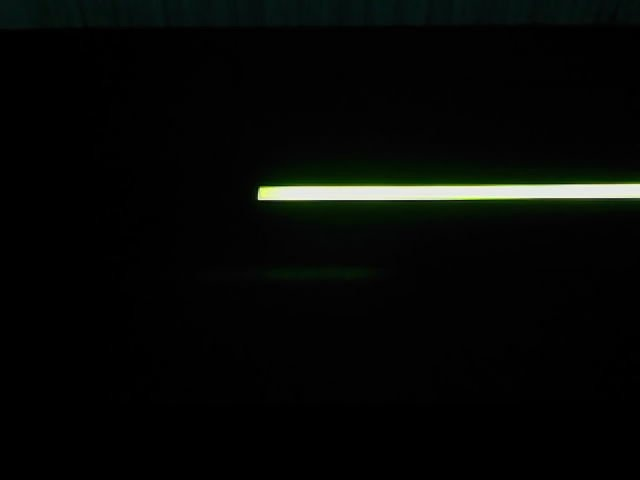
#> input picture data/seed_dataset_v2/seed_0000.jpg, 640 x 480 px; its folder holds only this picture in this run
$ python augment_for_vacuum.py
#> lines starting #> are read from the running program, lines starting #| are printed output that depends on the picture
#!/usr/bin/env python3
"""
数据扩增管道：从开源数据集和现有数据生成高价值的扫地机器人训练库
主要技术：
- 透视变换（模拟低视角）
- 旋转/倾斜
- 亮度/对比度调整
- 添加扫地机器人常见的噪声
"""
import cv2
import numpy as np
from pathlib import Path
import random
from collections import defaultdict
import argparse

class VacuumAugmenter:
    """扫地机器人视角数据增强器"""

    def __init__(self, output_dir):
        self.output_dir = Path(output_dir)
        self.output_dir.mkdir(parents=True, exist_ok=True)
        self.count = 0

    def perspective_transform(self, img, intensity=0.3):
        """
        透视变换：模拟扫地机器人的低仰角视角
        intensity: 0-1, 值越大变换越剧烈
        """
        h, w = img.shape[:2]

        # 原始四个角
        pts1 = np.float32([[0, 0], [w, 0], [w, h], [0, h]])

        # 目标透视（模拟低视角：上面压扁，下面拉宽）
        offset_x = int(w * intensity * 0.2)
        offset_y = int(h * intensity * 0.3)

        pts2 = np.float32([
            [offset_x, offset_y],                    # 左上
            [w - offset_x, offset_y],                # 右上
            [w, h],                                  # 右下
            [0, h]                                   # 左下
        ])

        M = cv2.getPerspectiveTransform(pts1, pts2)
        result = cv2.warpPerspective(img, M, (w, h))
        return result

    def rotate_and_tilt(self, img, angle_range=(-15, 15), tilt_range=(-10, 10)):
        """旋转和倾斜"""
        h, w = img.shape[:2]

        angle = random.uniform(*angle_range)
        center = (w // 2, h // 2)
        M = cv2.getRotationMatrix2D(center, angle, 1.0)
        result = cv2.warpAffine(img, M, (w, h), borderMode=cv2.BORDER_REFLECT)
        return result

    def lighting_adjustment(self, img, brightness_range=(-30, 30), contrast_range=(0.8, 1.2)):
        """亮度和对比度调整（模拟不同照明条件）"""
        brightness = random.uniform(*brightness_range)
        contrast = random.uniform(*contrast_range)

        # 调整对比度和亮度
        result = cv2.convertScaleAbs(img, alpha=contrast, beta=brightness)
        return np.clip(result, 0, 255).astype(np.uint8)

    def add_motion_blur(self, img, kernel_size=(5, 15)):
        """添加运动模糊（模拟移动中的拍摄）"""
        kernel_size = random.choice([5, 7, 9, 11])
        kernel = cv2.getStructuringElement(cv2.MORPH_ELLIPSE, (kernel_size, kernel_size))

        # 创建运动模糊核
        angle = random.uniform(0, 180)
        center = (kernel_size // 2, kernel_size // 2)
        M = cv2.getRotationMatrix2D(center, angle, 1.0)
        blur_kernel = cv2.warpAffine(kernel, M, (kernel_size, kernel_size))
        blur_kernel = blur_kernel / blur_kernel.sum()

        result = cv2.filter2D(img, -1, blur_kernel)
        return result

    def add_gaussian_noise(self, img, noise_level=0.02):
        """添加高斯噪声"""
        noise = np.random.normal(0, noise_level * 255, img.shape)
        result = np.clip(img.astype(float) + noise, 0, 255).astype(np.uint8)
        return result

    def add_sensor_artifacts(self, img):
        """添加传感器伪影（低质量摄像头效果）"""
        h, w = img.shape[:2]

        # 添加条纹噪声
        if random.random() > 0.5:
            stripe_frequency = random.randint(50, 150)
            for i in range(h):
                if i % stripe_frequency < 2:
                    img[i, :] = cv2.addWeighted(img[i, :], 0.9, img[i, :], 0.1, 20)

        # 添加暗角
        kernel_x = cv2.getGaussianKernel(w, w // 3)
        kernel_y = cv2.getGaussianKernel(h, h // 3)
        kernel = kernel_y @ kernel_x.T
        kernel = kernel / kernel.max()

        for c in range(3):
            img[:, :, c] = (img[:, :, c].astype(float) * kernel).astype(np.uint8)

        return img

    def augment_image(self, img, augment_type='full', intensity=0.5):
        """
        执行增强
        augment_type: 'perspective', 'rotate', 'lighting', 'full'
        """
        result = img.copy()

        if augment_type in ('perspective', 'full'):
            result = self.perspective_transform(result, intensity)

        if augment_type in ('rotate', 'full'):
            result = self.rotate_and_tilt(result)

        if augment_type in ('lighting', 'full'):
            result = self.lighting_adjustment(result)

        if augment_type == 'full':
            if random.random() > 0.5:
                result = self.add_motion_blur(result)
            if random.random() > 0.6:
                result = self.add_gaussian_noise(result, noise_level=0.01)
            if random.random() > 0.7:
                result = self.add_sensor_artifacts(result)

        return result

    def process_dataset(self, input_dir, multiplier=3, intensity=0.4):
        """
        处理整个数据集
        multiplier: 每张图像生成多少张增强图像
        """
#> called with input_dir = 'data/seed_dataset_v2', multiplier = 3, intensity = 0.4
        input_path = Path(input_dir)
        images = list(input_path.glob('*.jpg')) + list(input_path.glob('*.png'))

        if not images:
            print(f"❌ 在 {input_dir} 中找不到图像")
            return 0

        print(f"✓ 找到 {len(images)} 张图像")
        print(f"将生成 {len(images) * multiplier} 张增强图像\n")

        # 统计增强类型
        augment_stats = defaultdict(int)

        for img_idx, img_path in enumerate(images):
            img = cv2.imread(str(img_path))
#> img is the input picture: shape (480, 640, 3); mean B, G, R 5.9, 7.7, 5.9
            if img is None:
                print(f"⚠ 无法读取 {img_path}")
                continue

            base_name = img_path.stem

            # 原始图像
            output_path = self.output_dir / f"{base_name}_orig.jpg"
            cv2.imwrite(str(output_path), img)
            self.count += 1

            # 生成增强版本
            augment_types = ['perspective', 'rotate', 'lighting', 'full']
            selected_types = random.sample(augment_types, min(multiplier, len(augment_types)))

            for aug_idx, aug_type in enumerate(selected_types):
                intensity_val = random.uniform(intensity * 0.7, intensity * 1.3)
                aug_img = self.augment_image(img, aug_type, intensity_val)

                output_path = self.output_dir / f"{base_name}_aug{aug_idx + 1}_{aug_type}.jpg"
                cv2.imwrite(str(output_path), aug_img)
                augment_stats[aug_type] += 1
                self.count += 1
#> this loop made 3 passes
#> pass 1, in perspective_transform, `result = cv2.warpPerspective(img, M, (w, h))`:
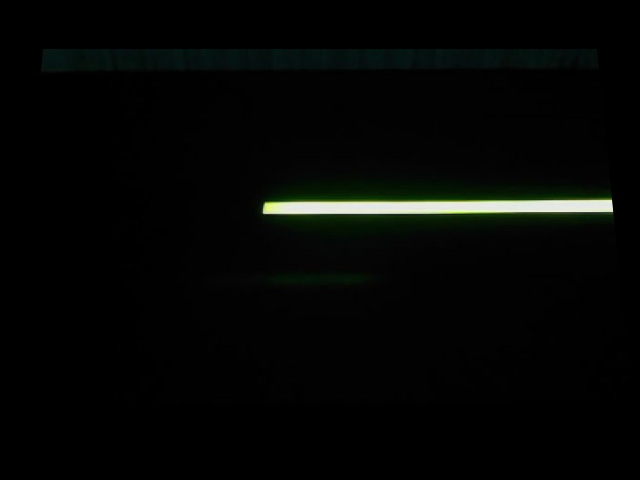
#> result: shape (480, 640, 3); mean B, G, R 4.6, 6, 4.7
#> after the loop, augment_stats = {'full': 1, 'rotate': 1, 'perspective': 1}; self.count = 4

            # 进度
            if (img_idx + 1) % 50 == 0 or img_idx == len(images) - 1:
                pct = int(100 * (img_idx + 1) / len(images))
                print(f"  [{pct:3d}%] {img_idx + 1}/{len(images)} - 已生成 {self.count} 张图像")
#|   [100%] 1/1 - 已生成 4 张图像

        print(f"\n✓ 增强完成，共生成 {self.count} 张图像")
#| ✓ 增强完成，共生成 4 张图像
        print(f"\n增强类型分布：")
        for aug_type, count in sorted(augment_stats.items()):
            print(f"  {aug_type:15s}: {count:3d} 张")
#> this loop made 3 passes
#> aug_type on passes 1 to 3: 'full', 'perspective', 'rotate'
#|   full           :   1 张
#|   perspective    :   1 张
#|   rotate         :   1 张

        return self.count

def main():
    parser = argparse.ArgumentParser(description='扫地机器人视角数据增强')
    parser.add_argument('--input', default='data/seed_dataset_v2', help='输入图像目录')
    parser.add_argument('--output', default='data/augmented_dataset', help='输出目录')
    parser.add_argument('--multiplier', type=int, default=3, help='每张图像增强倍数')
    parser.add_argument('--intensity', type=float, default=0.4, help='增强强度 (0-1)')

    args = parser.parse_args()

    print("=" * 70)
    print("扫地机器人视角数据增强管道")
    print("=" * 70 + "\n")

    augmenter = VacuumAugmenter(args.output)
    total = augmenter.process_dataset(args.input, args.multiplier, args.intensity)
#> total = 4

    print("\n" + "=" * 70)
    print(f"✓ 生成高价值训练库完成")
    print(f"✓ 总数据量: {total} 张图像")
#| ✓ 总数据量: 4 张图像
    print(f"✓ 输出目录: {args.output}")
    print("=" * 70)

if __name__ == '__main__':
    main()

$ run again, on data/seed_dataset_v2/seed_0040.jpg
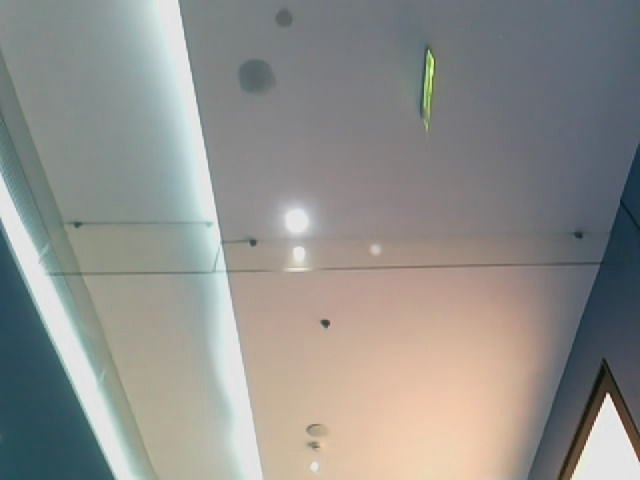
#> input picture data/seed_dataset_v2/seed_0040.jpg, 640 x 480 px
#> in process_dataset, img is the input picture: shape (480, 640, 3); mean B, G, R 139.7, 143.5, 143.8
#> the loop in process_dataset, `for aug_idx, aug_type in enumerate(selected_types):` made 3 passes
#> pass 1, in perspective_transform, `result = cv2.warpPerspective(img, M, (w, h))`:
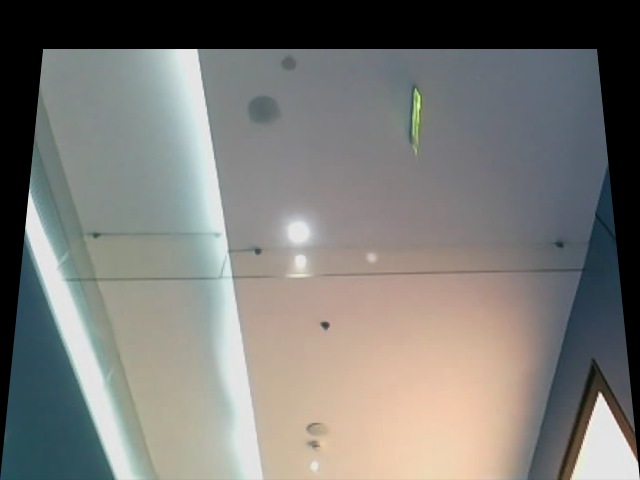
#> result: shape (480, 640, 3); mean B, G, R 117.7, 121.5, 122.3
#> pass 1, in lighting_adjustment, `result = cv2.convertScaleAbs(img, alpha=contrast, beta=brightness)`:
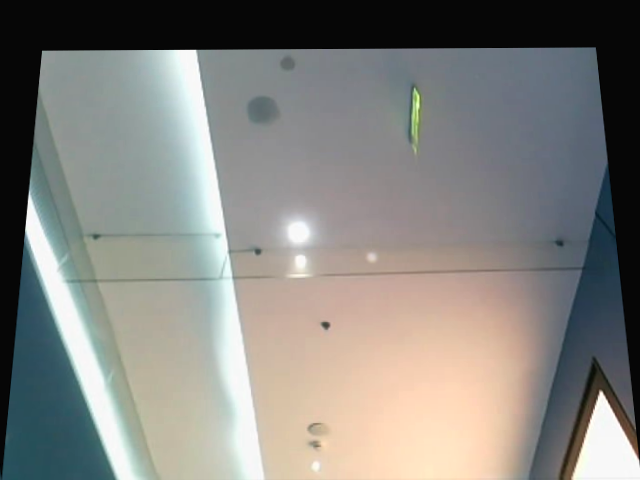
#> result: shape (480, 640, 3); mean B, G, R 127.2, 131.5, 132.4
#> after the loop in process_dataset, `for aug_idx, aug_type in enumerate(selected_types):`: augment_stats = {'full': 1, 'rotate': 1, 'perspective': 1}; self.count = 4
#|   [100%] 1/1 - 已生成 4 张图像
#| ✓ 增强完成，共生成 4 张图像
#> the loop in process_dataset, `for aug_type, count in sorted(augment_stats.items()):` made 3 passes
#> aug_type on passes 1 to 3: 'full', 'perspective', 'rotate'
#> (printed output is left out)
#| ✓ 总数据量: 4 张图像

$ run again, on data/seed_dataset_v2/seed_0045.jpg
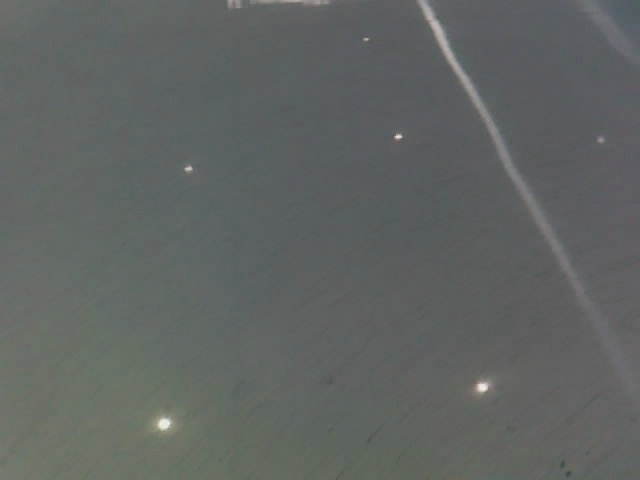
#> input picture data/seed_dataset_v2/seed_0045.jpg, 640 x 480 px
#> in process_dataset, img is the input picture: shape (480, 640, 3); mean B, G, R 98.3, 100.1, 96
#> the loop in process_dataset, `for aug_idx, aug_type in enumerate(selected_types):` made 3 passes
#> pass 1, in perspective_transform, `result = cv2.warpPerspective(img, M, (w, h))`:
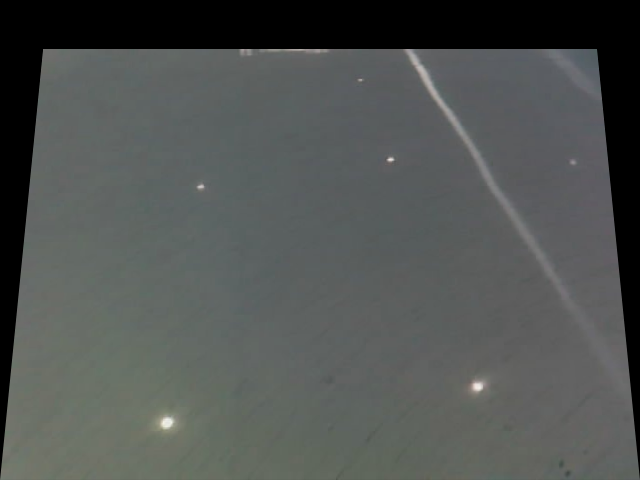
#> result: shape (480, 640, 3); mean B, G, R 82.3, 84.1, 80.7
#> after the loop in process_dataset, `for aug_idx, aug_type in enumerate(selected_types):`: augment_stats = {'full': 1, 'rotate': 1, 'perspective': 1}; self.count = 4
#|   [100%] 1/1 - 已生成 4 张图像
#| ✓ 增强完成，共生成 4 张图像
#> the loop in process_dataset, `for aug_type, count in sorted(augment_stats.items()):` made 3 passes
#> aug_type on passes 1 to 3: 'full', 'perspective', 'rotate'
#> (printed output is left out)
#| ✓ 总数据量: 4 张图像

$ run again, on data/seed_dataset_v2/seed_0052.jpg
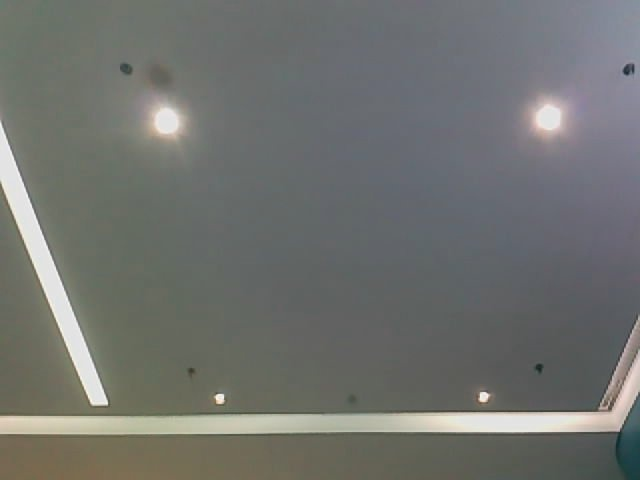
#> input picture data/seed_dataset_v2/seed_0052.jpg, 640 x 480 px
#> in process_dataset, img is the input picture: shape (480, 640, 3); mean B, G, R 110.9, 113.9, 112.1
#> the loop in process_dataset, `for aug_idx, aug_type in enumerate(selected_types):` made 3 passes
#> pass 1, in perspective_transform, `result = cv2.warpPerspective(img, M, (w, h))`:
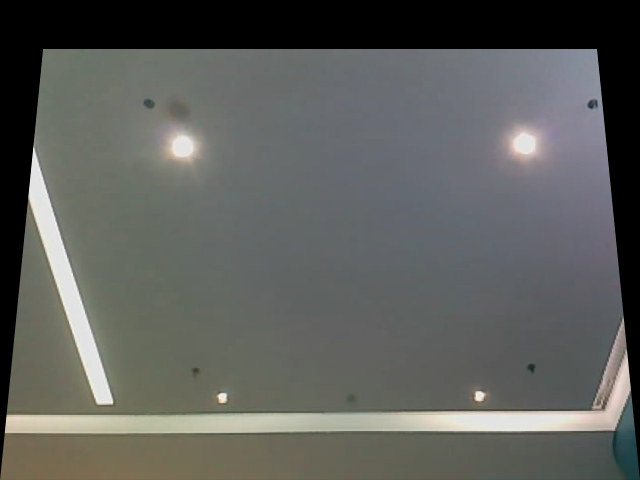
#> result: shape (480, 640, 3); mean B, G, R 92.1, 95.3, 93.9
#> pass 1, in lighting_adjustment, `result = cv2.convertScaleAbs(img, alpha=contrast, beta=brightness)`:
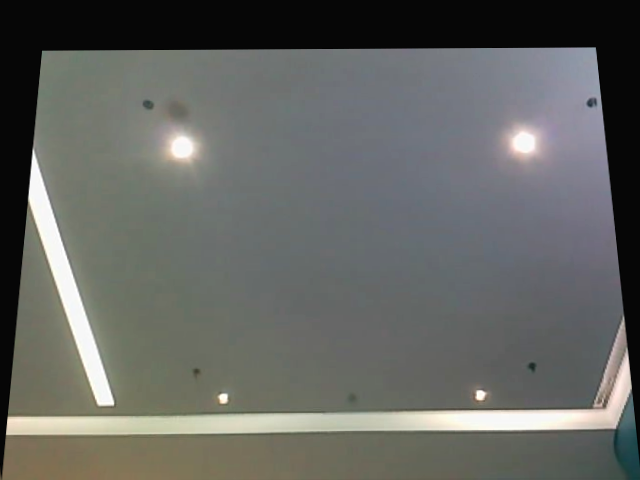
#> result: shape (480, 640, 3); mean B, G, R 98.7, 102.2, 100.7
#> after the loop in process_dataset, `for aug_idx, aug_type in enumerate(selected_types):`: augment_stats = {'full': 1, 'rotate': 1, 'perspective': 1}; self.count = 4
#|   [100%] 1/1 - 已生成 4 张图像
#| ✓ 增强完成，共生成 4 张图像
#> the loop in process_dataset, `for aug_type, count in sorted(augment_stats.items()):` made 3 passes
#> aug_type on passes 1 to 3: 'full', 'perspective', 'rotate'
#> (printed output is left out)
#| ✓ 总数据量: 4 张图像
